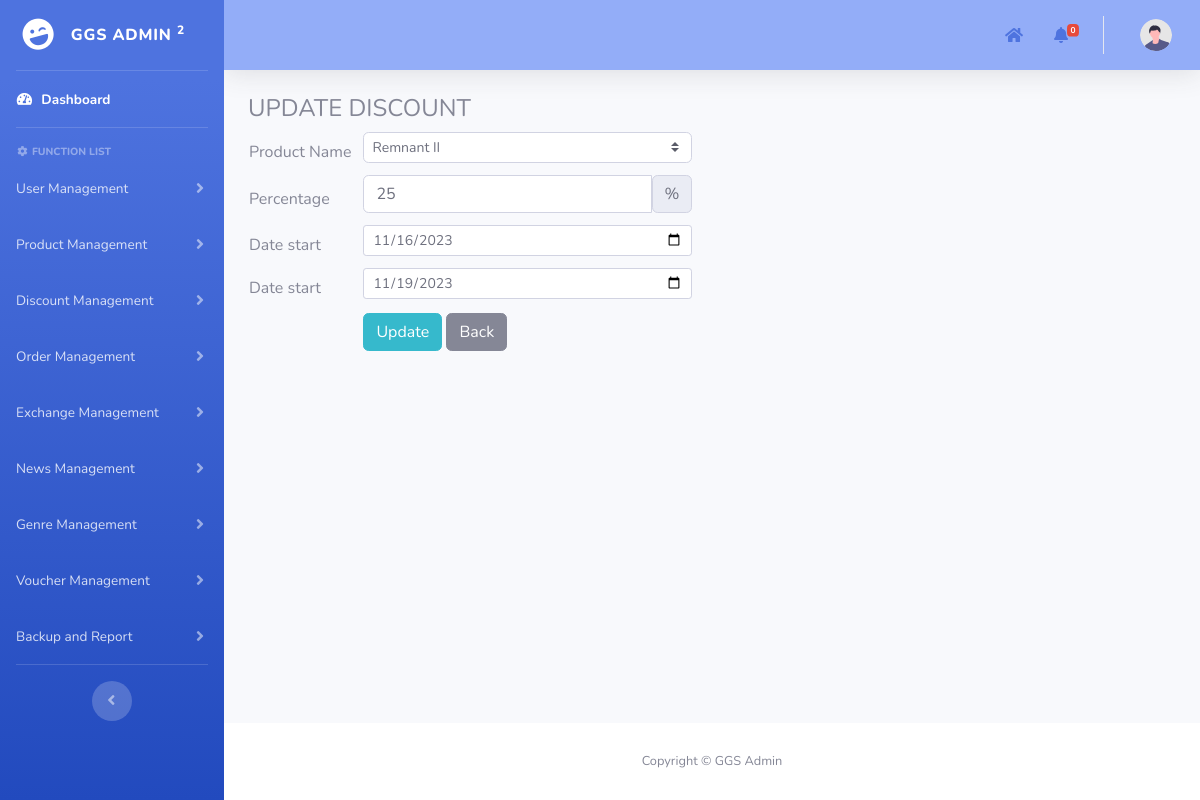
The page /admin/pages/discountManagement/update_discount.php?id=25 on the database as committed earlier.
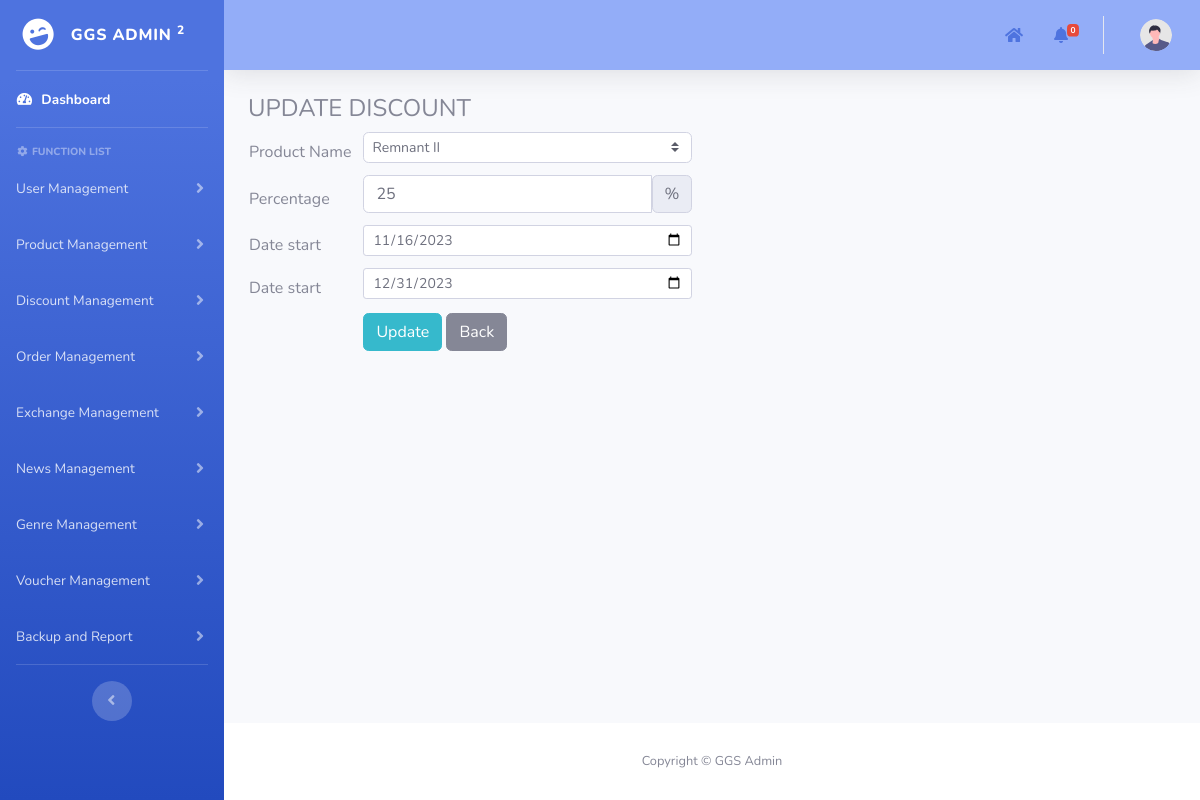
The same page on the database as committed later.
### tables this page shows
CREATE TABLE `discounts` (
  `id` int(11) NOT NULL AUTO_INCREMENT,
  `product_id` int(11) DEFAULT NULL,
  `discount_amount` int(11) NOT NULL,
  `start_date` date DEFAULT NULL,
  `end_date` date DEFAULT NULL,
  PRIMARY KEY (`id`),
  KEY `discounts_ibfk_1` (`product_id`),
  CONSTRAINT `discounts_ibfk_1` FOREIGN KEY (`product_id`) REFERENCES `products` (`id`) ON DELETE CASCADE ON UPDATE CASCADE
);

### admin/pages/add_template.php (called while the page is built, shortened)
<?php
include("../template/template.php");
?>

### admin/pages/discountManagement/update_discount.php (the view, shortened to what this page needs)
<?php
include("../add_template.php");
function main()
{
    include("../../../mod/database_connection.php");
    $id = $_GET['id'];
    $sql_dID = "SELECT * FROM discounts WHERE id = $id";
    $result_dID = $conn->query($sql_dID);
    $row_dID = $result_dID->fetch_assoc();
    $product_id = $row_dID['product_id'];
    $percentage = $row_dID['discount_amount'];
    $start_date = $row_dID['start_date'];
    $end_date = $row_dID['end_date'];
    ?>
    <div class="container-fluid">
        <form name="frmUpdateUser" method="post">
            <h4 class="ico_mug">
                UPDATE DISCOUNT
            </h4>
            <table>
                <tr>
                    <td>
                        Product Name
                    </td>
                    <td>
                        <select name="id_product" id="id_product" aria-controls="dataTable"
                            class="custom-select custom-select-sm form-control form-control-sm input-left">
                            <?php
                            $sql_products = "SELECT id,product_name FROM products";
                            $result_products = $conn->query($sql_products);
                            while ($row_products = $result_products->fetch_assoc()) {
                                if ($row_products['id'] == $product_id) { ?>
                                    <option value="<?php echo $row_products["id"]; ?>" selected>
                                        <?php echo $row_products["product_name"]; ?>
                                    </option>
                                <?php } else { ?>
                                    <option value="<?php echo $row_products["id"]; ?>">
                                        <?php echo $row_products["product_name"]; ?>
                                    </option>
                                <?php }
                            }
                            ?>
                        </select>
                    </td>
                    <td id="errorProductname" class="error"></td>
                </tr>
                <tr>
                    <td>
                        Percentage
                    </td>
                    <td>
                        <div class="input-group input-left">
                            <input type="number" value="<?php echo $percentage; ?>" name="percentage" name="percentage"
                                min="1" max="100" step="5" class="form-control">
                            <span class="input-group-text">%</span>
                        </div>
                    </td>
                    <td id="errorPercentage" class="error"></td>
                </tr>
                <tr>
                    <td>
                        Date start
                    </td>
                    <td>
                        <input type="date" name="date_start" id="date_start" class="form-control form-control-sm input-left"
                            value="<?php echo $start_date; ?>" placeholder="" aria-controls="dataTable">
                    </td>
                    <td id="errorDateStart" class="error"></td>
                </tr>
                <tr>
                    <td>
                        Date start
                    </td>
                    <td>
                        <input type="date" name="date_end" id="date_end" class="form-control form-control-sm input-left"
                            value="<?php echo $end_date; ?>" placeholder="" aria-controls="dataTable">
                    </td>
                    <td id="errorDateEnd" class="error"></td>
                </tr>
                <tr>
                    <td></td>
                    <td>
                    </td>
                </tr>
                <tr>
                    <td></td>
                    <td>
                        <input type="button" class="btn btn-info input-left" name="btnSave" value="Update"
                            onClick="update_discount();">
                        <input type="button" class="btn btn-secondary" style=" margin-bottom: 10px;" name="btnBack"
                            value="Back" onClick="goback()">
                    </td>
                </tr>
            </table>
        </form>
    </div>
    <?php
}
?>

Rows that differ between the two databases and show on the page:
changed discounts: date_end "11/19/2023" → "12/31/2023"
